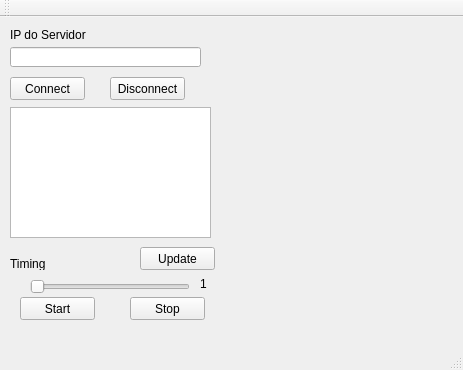
<?xml version="1.0" encoding="UTF-8"?>
<ui version="4.0">
 <class>MainWindow</class>
 <widget class="QMainWindow" name="MainWindow">
  <property name="geometry">
   <rect>
    <x>0</x>
    <y>0</y>
    <width>463</width>
    <height>370</height>
   </rect>
  </property>
  <property name="windowTitle">
   <string>MainWindow</string>
  </property>
  <widget class="QWidget" name="centralWidget">
   <widget class="QLineEdit" name="lineEditIPdoServidor">
    <property name="geometry">
     <rect>
      <x>10</x>
      <y>30</y>
      <width>191</width>
      <height>20</height>
     </rect>
    </property>
   </widget>
   <widget class="QPushButton" name="pushButtonConnect">
    <property name="geometry">
     <rect>
      <x>10</x>
      <y>60</y>
      <width>75</width>
      <height>23</height>
     </rect>
    </property>
    <property name="text">
     <string>Connect</string>
    </property>
   </widget>
   <widget class="QPushButton" name="pushButtonDisconnect">
    <property name="geometry">
     <rect>
      <x>110</x>
      <y>60</y>
      <width>75</width>
      <height>23</height>
     </rect>
    </property>
    <property name="text">
     <string>Disconnect</string>
    </property>
   </widget>
   <widget class="QListWidget" name="listWidgetDeIPs">
    <property name="geometry">
     <rect>
      <x>10</x>
      <y>90</y>
      <width>201</width>
      <height>131</height>
     </rect>
    </property>
   </widget>
   <widget class="QPushButton" name="pushButtonUpdate">
    <property name="geometry">
     <rect>
      <x>140</x>
      <y>230</y>
      <width>75</width>
      <height>23</height>
     </rect>
    </property>
    <property name="text">
     <string>Update</string>
    </property>
   </widget>
   <widget class="QSlider" name="horizontalSliderTime">
    <property name="geometry">
     <rect>
      <x>30</x>
      <y>260</y>
      <width>160</width>
      <height>19</height>
     </rect>
    </property>
    <property name="minimum">
     <number>1</number>
    </property>
    <property name="orientation">
     <enum>Qt::Horizontal</enum>
    </property>
   </widget>
   <widget class="QLabel" name="label">
    <property name="geometry">
     <rect>
      <x>10</x>
      <y>240</y>
      <width>47</width>
      <height>13</height>
     </rect>
    </property>
    <property name="text">
     <string>Timing</string>
    </property>
   </widget>
   <widget class="QLabel" name="label_2">
    <property name="geometry">
     <rect>
      <x>200</x>
      <y>260</y>
      <width>47</width>
      <height>13</height>
     </rect>
    </property>
    <property name="text">
     <string>1</string>
    </property>
   </widget>
   <widget class="QLabel" name="label_3">
    <property name="geometry">
     <rect>
      <x>10</x>
      <y>10</y>
      <width>81</width>
      <height>16</height>
     </rect>
    </property>
    <property name="text">
     <string>IP do Servidor</string>
    </property>
   </widget>
   <widget class="QPushButton" name="pushButtonStart">
    <property name="geometry">
     <rect>
      <x>20</x>
      <y>280</y>
      <width>75</width>
      <height>23</height>
     </rect>
    </property>
    <property name="text">
     <string>Start</string>
    </property>
   </widget>
   <widget class="QPushButton" name="pushButtonStop">
    <property name="geometry">
     <rect>
      <x>130</x>
      <y>280</y>
      <width>75</width>
      <height>23</height>
     </rect>
    </property>
    <property name="text">
     <string>Stop</string>
    </property>
   </widget>
   <widget class="Plotter" name="widget" native="true">
    <property name="geometry">
     <rect>
      <x>230</x>
      <y>10</y>
      <width>211</width>
      <height>221</height>
     </rect>
    </property>
   </widget>
  </widget>
  <widget class="QMenuBar" name="menuBar">
   <property name="geometry">
    <rect>
     <x>0</x>
     <y>0</y>
     <width>463</width>
     <height>21</height>
    </rect>
   </property>
  </widget>
  <widget class="QToolBar" name="mainToolBar">
   <attribute name="toolBarArea">
    <enum>TopToolBarArea</enum>
   </attribute>
   <attribute name="toolBarBreak">
    <bool>false</bool>
   </attribute>
  </widget>
  <widget class="QStatusBar" name="statusBar"/>
 </widget>
 <layoutdefault spacing="6" margin="11"/>
 <customwidgets>
  <customwidget>
   <class>Plotter</class>
   <extends>QWidget</extends>
   <header>plotter.h</header>
   <container>1</container>
  </customwidget>
 </customwidgets>
 <resources/>
 <connections>
  <connection>
   <sender>horizontalSliderTime</sender>
   <signal>valueChanged(int)</signal>
   <receiver>label_2</receiver>
   <slot>setNum(int)</slot>
   <hints>
    <hint type="sourcelabel">
     <x>159</x>
     <y>299</y>
    </hint>
    <hint type="destinationlabel">
     <x>211</x>
     <y>297</y>
    </hint>
   </hints>
  </connection>
 </connections>
</ui>
